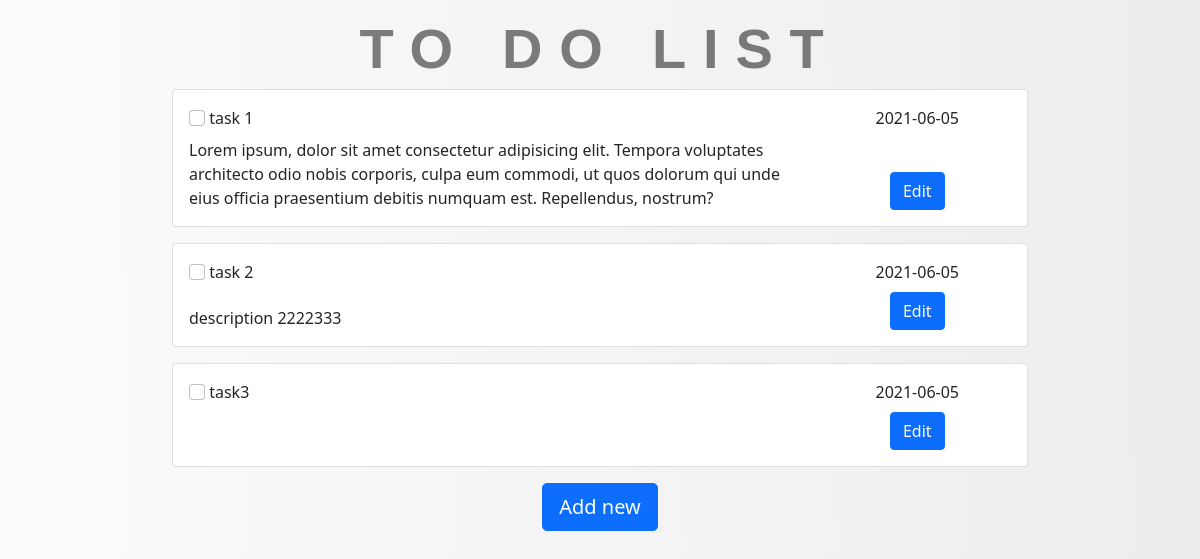
The page /to-do-list_PHP-mySQL/index.php on the database its author committed.
### tables this page shows
CREATE TABLE `tasks` (
  `task_id` int(11) NOT NULL AUTO_INCREMENT,
  `title` varchar(100) NOT NULL,
  `description` varchar(255) DEFAULT NULL,
  `date` date NOT NULL DEFAULT curdate(),
  PRIMARY KEY (`task_id`)
);

### to-do-list_PHP-mySQL/index.php (the view)
<?php include("database.php"); ?>
<?php include('static/header.php'); ?>
<main class="container-fluid mb-3 taskSize">
  <?php
    $query = "SELECT * FROM tasks;";
    $result_tasks = mysqli_query($conn, $query);
    while($row = mysqli_fetch_assoc($result_tasks)) { ?>
    <div class="card mb-3">
      <div class="card-body">
      <div class="row align-items-start">
        <div class="col-9 mb-2">
          <input class="form-check-input check" type="checkbox" value="" onclick="toogleFunction()">
          <label class="form-check-label" for="flexCheckDefault"><?php echo $row['title']; ?></label>
        </div>
        <div class="col-3 mb-2 text-center"><?php echo $row['date']; ?></div>
      </div>
        <div class="row align-items-end">
          <div class="col-9"><?php echo $row['description']; ?></div>
          <div class="col-3 text-center">
            <a href="edit_task.php?task_id=<?php echo $row['task_id']?>" class="btn btn-primary">Edit</a>
          </div>
        </div>
      </div>
    </div>
  <?php } ?>
  <div class="text-center ">
    <a href="add_task.php" class="btn btn-primary mb-2 btn-lg">Add new</a>
  </div>
</main>
<?php include('static/footer.php'); ?>

### to-do-list_PHP-mySQL/static/header.php (shortened to what this page needs)
<!DOCTYPE html>
<html lang="en">
<head>
	<link href="https://cdn.jsdelivr.net/npm/bootstrap@5.0.1/dist/css/bootstrap.min.css" rel="stylesheet">
	<link href="static/style.css" rel="stylesheet" type="text/css">
</head>
<body class="mt-3">
	<h1 id="title">To Do List</h1>

### to-do-list_PHP-mySQL/static/footer.php (shortened to what this page needs)
</body>
</html>

### to-do-list_PHP-mySQL/static/style.css (style rules this page uses)
body { background: linear-gradient(89deg, #fdfbfb 0%, #ebedee 100%); }
#title { font: 600 3.5em 'Raleway', sans-serif; color: rgba(0, 0, 0, .5); text-align: center; text-transform: uppercase; letter-spacing: .3em; width: 100%; }
.taskSize { max-width: 55rem; }

### rows shown on the page
tasks: title "task 1", date "2021-06-05", description "Lorem ipsum, dolor sit amet consectetur adipisicing elit. Tempora voluptates architecto odio nobis corporis, culpa eum commodi, ut quos dolorum qui unde eius officia praesentium debitis numquam est. Repellendus, nostrum?"
tasks: title "task 2", date "2021-06-05", description "description 2222333"
tasks: title "task3", date "2021-06-05"
